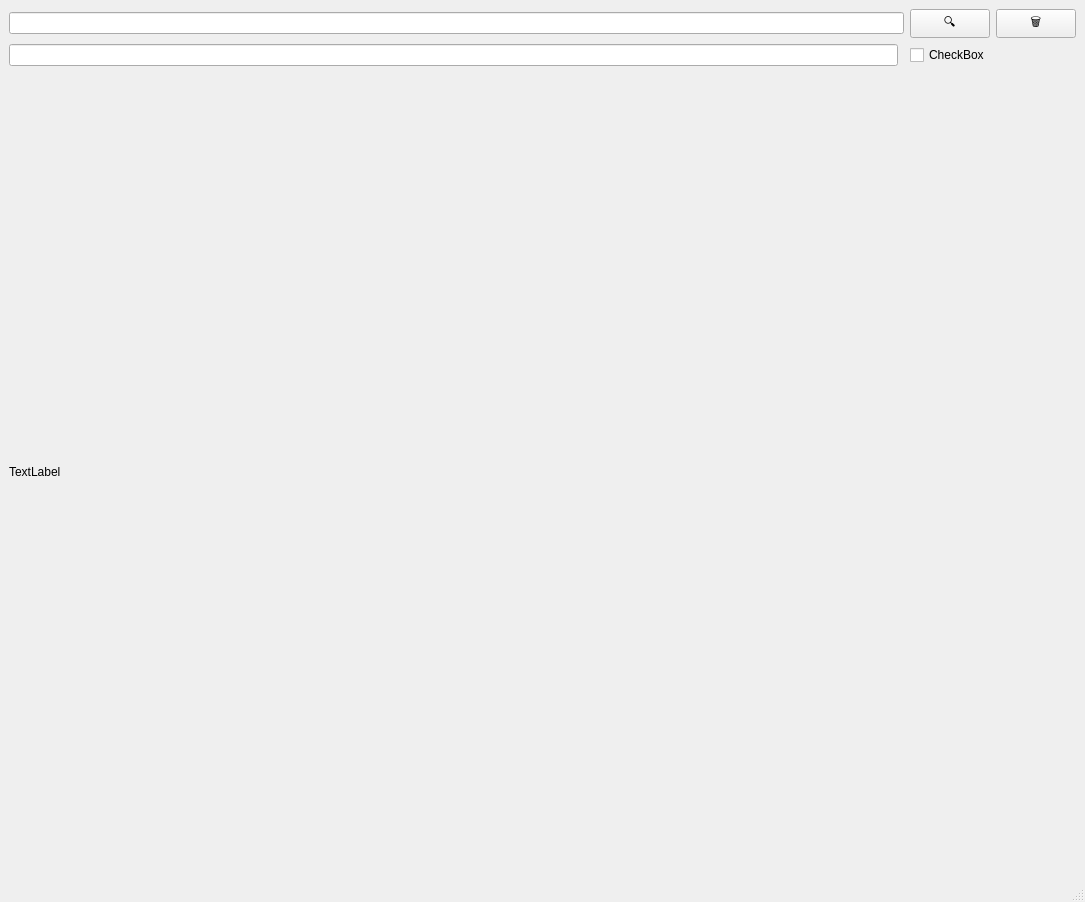
<?xml version="1.0" encoding="UTF-8"?>
<ui version="4.0">
 <class>MainWindow</class>
 <widget class="QMainWindow" name="MainWindow">
  <property name="geometry">
   <rect>
    <x>0</x>
    <y>0</y>
    <width>1085</width>
    <height>902</height>
   </rect>
  </property>
  <property name="windowTitle">
   <string>MainWindow</string>
  </property>
  <widget class="QWidget" name="centralwidget">
   <layout class="QGridLayout" name="gridLayout_4">
    <item row="0" column="2">
     <widget class="QPushButton" name="pushButton1">
      <property name="text">
       <string>🔍</string>
      </property>
     </widget>
    </item>
    <item row="0" column="3">
     <widget class="QPushButton" name="pushButton2">
      <property name="text">
       <string>🗑️</string>
      </property>
     </widget>
    </item>
    <item row="1" column="0">
     <widget class="QLineEdit" name="lineEdit2"/>
    </item>
    <item row="0" column="0" colspan="2">
     <widget class="QLineEdit" name="lineEdit1"/>
    </item>
    <item row="2" column="0">
     <widget class="QLabel" name="map">
      <property name="text">
       <string>TextLabel</string>
      </property>
     </widget>
    </item>
    <item row="1" column="2" colspan="2">
     <widget class="QCheckBox" name="checkBox">
      <property name="text">
       <string>CheckBox</string>
      </property>
     </widget>
    </item>
   </layout>
  </widget>
  <widget class="QMenuBar" name="menubar">
   <property name="geometry">
    <rect>
     <x>0</x>
     <y>0</y>
     <width>1085</width>
     <height>22</height>
    </rect>
   </property>
  </widget>
  <widget class="QStatusBar" name="statusbar"/>
 </widget>
 <resources/>
 <connections/>
</ui>
